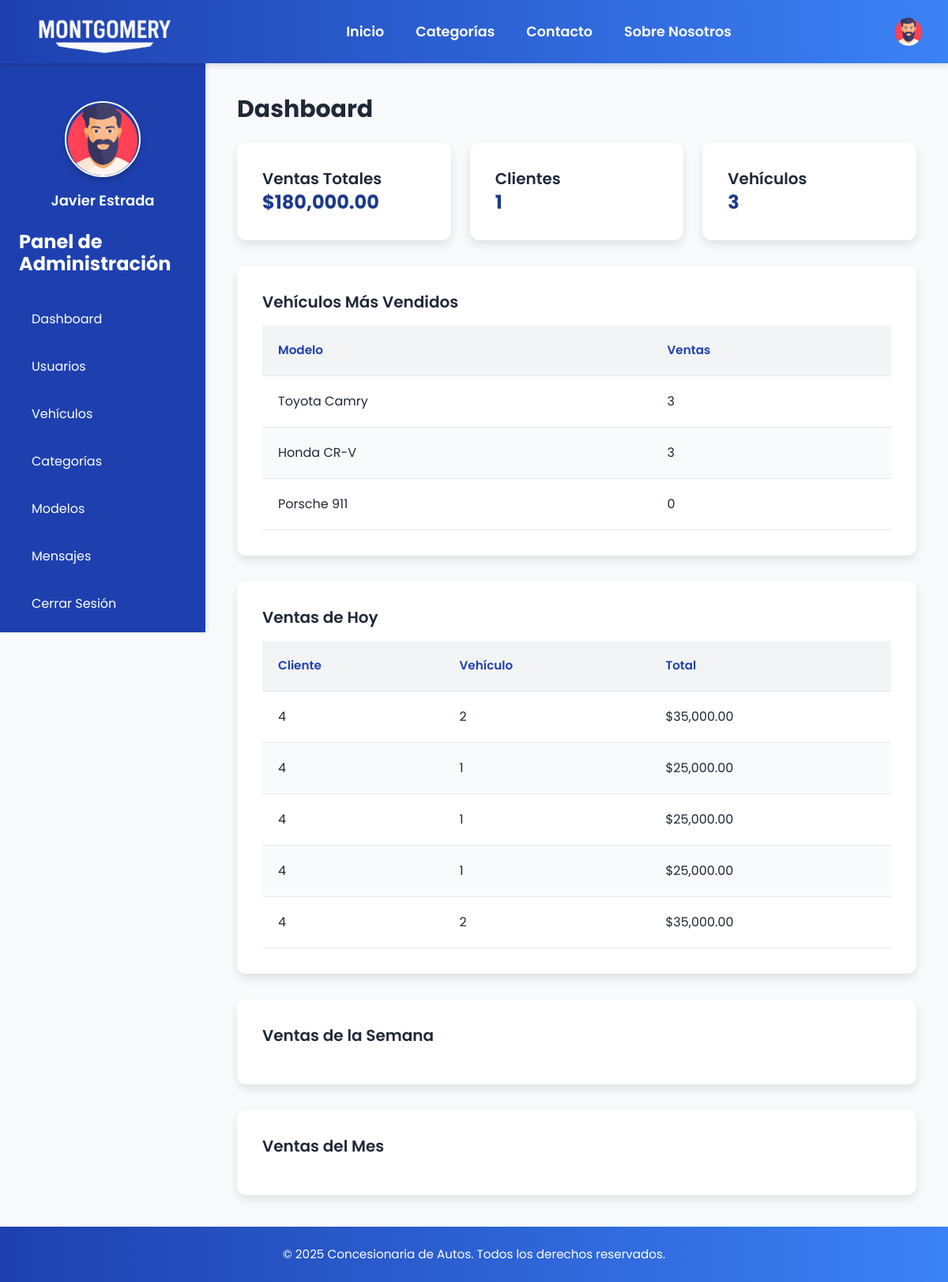
Page /admin/dashboard.php (signed in) on the earlier database version.
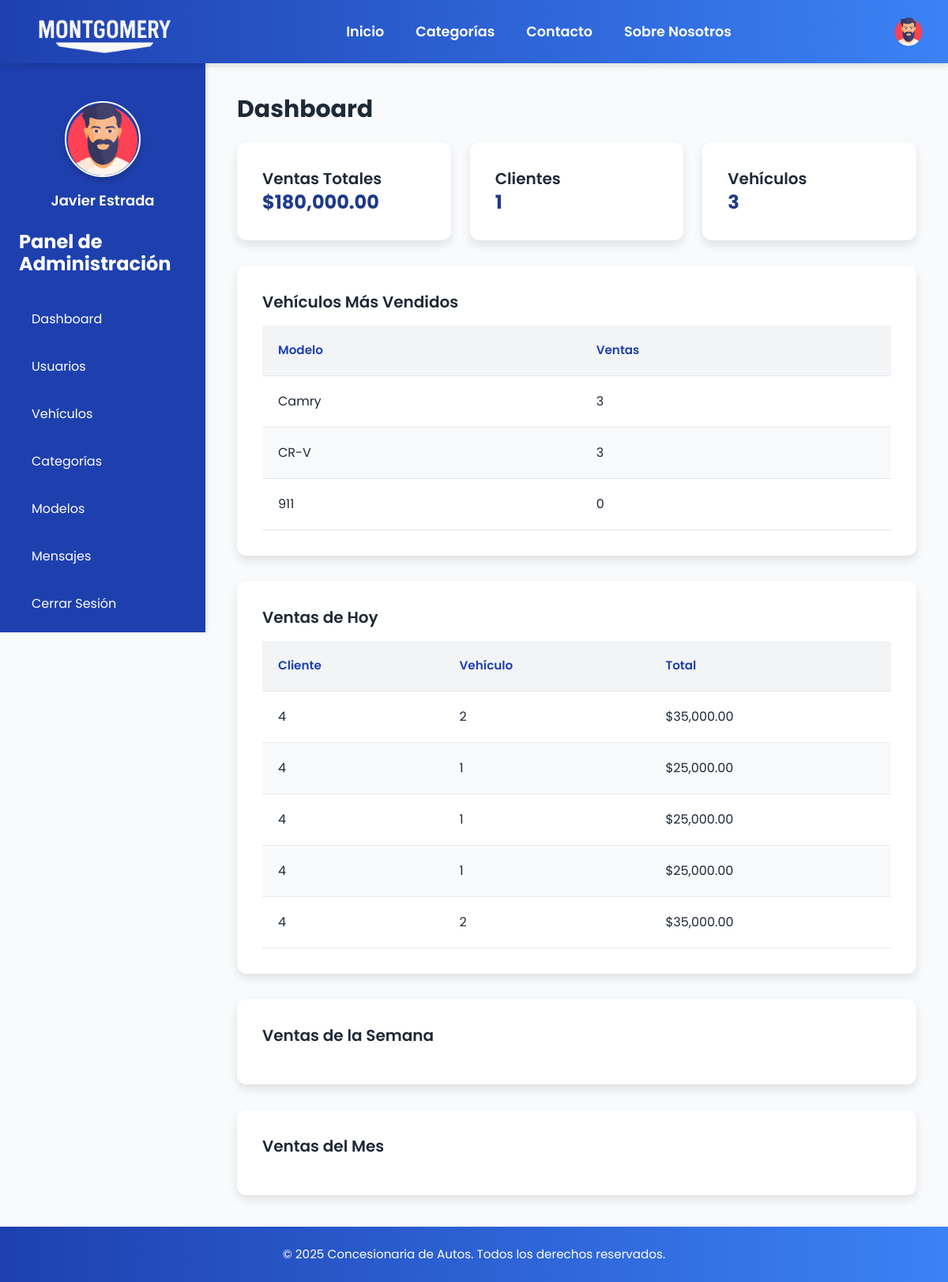
Same page on the later database version.
### tables this page shows
CREATE TABLE `vehicles` (
  `id` int(11) NOT NULL,
  `model_id` int(11) DEFAULT NULL,
  `description` text DEFAULT NULL,
  `price` decimal(10,2) NOT NULL,
  `stock` int(11) NOT NULL,
  `image` varchar(255) DEFAULT NULL,
  `created_at` timestamp NOT NULL DEFAULT current_timestamp(),
  `is_featured` tinyint(1) DEFAULT 0
);

CREATE TABLE `models` (
  `id` int(11) NOT NULL,
  `brand_id` int(11) DEFAULT NULL,
  `name` varchar(50) NOT NULL,
  `category_id` int(11) DEFAULT NULL
);

### admin/dashboard.php (the view, shortened to what this page needs)
<?php
include '../includes/header.php';
$total_sales = $pdo->query("SELECT SUM(total_price) AS total FROM sales")->fetch()['total'];
$total_users = $pdo->query("SELECT COUNT(*) AS count FROM users")->fetch()['count'];
$total_vehicles = $pdo->query("SELECT COUNT(*) AS count FROM vehicles")->fetch()['count'];
$top_vehicles = $pdo->query("SELECT v.*, m.name AS model_name, COUNT(s.id) AS sales_count
                             FROM vehicles v
                             JOIN models m ON v.model_id = m.id
                             LEFT JOIN sales s ON v.id = s.vehicle_id
                             GROUP BY v.id
                             ORDER BY sales_count DESC
                             LIMIT 5")->fetchAll();
$today_sales = $pdo->query("SELECT * FROM sales WHERE DATE(sale_date) = CURDATE()")->fetchAll();
?>
<?php include '../includes/admin_sidebar.php'; ?>
<div class="main-content">
    <h1 class="text-3xl font-bold mb-6">Dashboard</h1>
    <div class="grid grid-cols-1 md:grid-cols-3 gap-6 mb-8">
        <div class="card">
            <h2 class="text-xl font-semibold">Ventas Totales</h2>
            <p class="text-2xl font-bold text-blue-900">$<?php echo number_format($total_sales, 2); ?></p>
        </div>
        <div class="card">
            <h2 class="text-xl font-semibold">Clientes</h2>
            <p class="text-2xl font-bold text-blue-900"><?php echo $total_users; ?></p>
        </div>
        <div class="card">
            <h2 class="text-xl font-semibold">Vehículos</h2>
            <p class="text-2xl font-bold text-blue-900"><?php echo $total_vehicles; ?></p>
        </div>
    </div>
    <div class="table-container mb-8">
        <h2 class="text-xl font-semibold mb-4">Vehículos Más Vendidos</h2>
        <table>
            <thead>
                <tr>
                    <th>Modelo</th>
                    <th>Ventas</th>
                </tr>
            </thead>
            <tbody>
                <?php foreach ($top_vehicles as $vehicle): ?>
                    <tr>
                        <td><?php echo $vehicle['model_name']; ?></td>
                        <td><?php echo $vehicle['sales_count']; ?></td>
                    </tr>
                <?php endforeach; ?>
            </tbody>
        </table>
    </div>
    <div class="table-container mb-8">
        <h2 class="text-xl font-semibold mb-4">Ventas de Hoy</h2>
        <table>
            <thead>
                <tr>
                    <th>Cliente</th>
                    <th>Vehículo</th>
                    <th>Total</th>
                </tr>
            </thead>
            <tbody>
                <?php foreach ($today_sales as $sale): ?>
                    <tr>
                        <td><?php echo $sale['user_id']; ?></td>
                        <td><?php echo $sale['vehicle_id']; ?></td>
                        <td>$<?php echo number_format($sale['total_price'], 2); ?></td>
                    </tr>
                <?php endforeach; ?>
            </tbody>
        </table>
    </div>
    <div class="table-container mb-8">
        <h2 class="text-xl font-semibold mb-4">Ventas de la Semana</h2>
    </div>
    <div class="table-container">
        <h2 class="text-xl font-semibold mb-4">Ventas del Mes</h2>
    </div>
</div>
<?php include '../includes/footer.php'; ?>

Differences in the rows shown:
changed through a linked row, vehicles: model.name "Toyota Camry" → "Camry"
changed through a linked row, vehicles (number 2 of 3 on the later page): model.name "Honda CR-V" → "CR-V"
changed through a linked row, vehicles (number 3 of 3 on the later page): model.name "Porsche 911" → "911"
